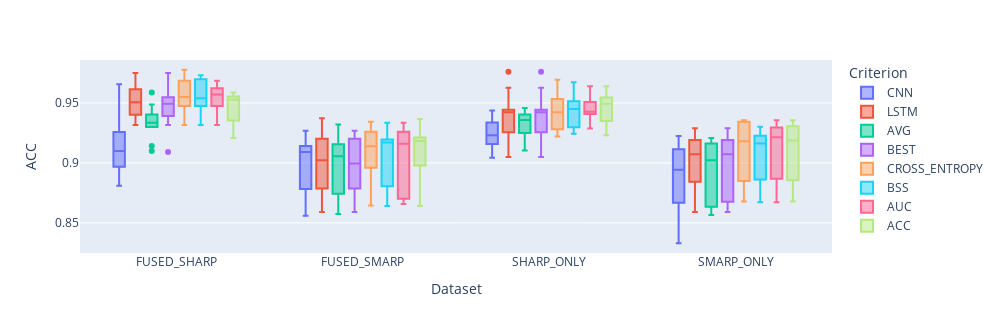

The notebook cell this image was saved under:
### Markdown cell above
### Figure 8, 9

### Code cell
fig.write_image('poster/stacking.png')
fig

### Figure 1 — Plotly figure (JSON) as saved in the notebook; plotly's stock layout.template omitted (floating-point values rounded to 4 significant figures)
{"data": [{"alignmentgroup": "True", "hovertemplate": "Criterion=CNN<br>Dataset=%{x}<br>ACC=%{y}<extra></extra>", "legendgroup": "CNN", "marker": {"color": "#636efa"}, "name": "CNN", "notched": false, "offsetgroup": "CNN", "orientation": "v", "showlegend": true, "type": "box", "x": ["FUSED_SHARP", "FUSED_SHARP", "FUSED_SHARP", "FUSED_SHARP", "FUSED_SHARP", "FUSED_SHARP", "FUSED_SHARP", "FUSED_SHARP", "FUSED_SHARP", "FUSED_SHARP", "FUSED_SMARP", "FUSED_SMARP", "FUSED_SMARP", "FUSED_SMARP", "FUSED_SMARP", "FUSED_SMARP", "FUSED_SMARP", "FUSED_SMARP", "FUSED_SMARP", "FUSED_SMARP", "SHARP_ONLY", "SHARP_ONLY", "SHARP_ONLY", "SHARP_ONLY", "SHARP_ONLY", "SHARP_ONLY", "SHARP_ONLY", "SHARP_ONLY", "SHARP_ONLY", "SHARP_ONLY", "SMARP_ONLY", "SMARP_ONLY", "SMARP_ONLY", "SMARP_ONLY", "SMARP_ONLY", "SMARP_ONLY", "SMARP_ONLY", "SMARP_ONLY", "SMARP_ONLY", "SMARP_ONLY"], "x0": " ", "xaxis": "x", "y": [0.9232, 0.8935, 0.9259, 0.8809, 0.9106, 0.9491, 0.9039, 0.9657, 0.9091, 0.8967, 0.9081, 0.9116, 0.91, 0.9141, 0.9207, 0.8559, 0.8783, 0.87, 0.9267, 0.901, 0.9183, 0.9157, 0.9061, 0.9043, 0.9338, 0.9437, 0.9363, 0.9321, 0.9207, 0.9252, 0.8677, 0.9224, 0.9177, 0.9081, 0.8854, 0.8668, 0.8541, 0.8329, 0.9033, 0.9114], "y0": " ", "yaxis": "y"}, {"alignmentgroup": "True", "hovertemplate": "Criterion=LSTM<br>Dataset=%{x}<br>ACC=%{y}<extra></extra>", "legendgroup": "LSTM", "marker": {"color": "#EF553B"}, "name": "LSTM", "notched": false, "offsetgroup": "LSTM", "orientation": "v", "showlegend": true, "type": "box", "x": ["FUSED_SHARP", "FUSED_SHARP", "FUSED_SHARP", "FUSED_SHARP", "FUSED_SHARP", "FUSED_SHARP", "FUSED_SHARP", "FUSED_SHARP", "FUSED_SHARP", "FUSED_SHARP", "FUSED_SMARP", "FUSED_SMARP", "FUSED_SMARP", "FUSED_SMARP", "FUSED_SMARP", "FUSED_SMARP", "FUSED_SMARP", "FUSED_SMARP", "FUSED_SMARP", "FUSED_SMARP", "SHARP_ONLY", "SHARP_ONLY", "SHARP_ONLY", "SHARP_ONLY", "SHARP_ONLY", "SHARP_ONLY", "SHARP_ONLY", "SHARP_ONLY", "SHARP_ONLY", "SHARP_ONLY", "SMARP_ONLY", "SMARP_ONLY", "SMARP_ONLY", "SMARP_ONLY", "SMARP_ONLY", "SMARP_ONLY", "SMARP_ONLY", "SMARP_ONLY", "SMARP_ONLY", "SMARP_ONLY"], "x0": " ", "xaxis": "x", "y": [0.9402, 0.975, 0.9547, 0.939, 0.9495, 0.9484, 0.9614, 0.9516, 0.9697, 0.9316, 0.898, 0.9201, 0.9212, 0.9158, 0.8942, 0.8591, 0.8678, 0.8787, 0.9373, 0.9066, 0.9049, 0.9759, 0.944, 0.9165, 0.9429, 0.9257, 0.9443, 0.9415, 0.9627, 0.9302, 0.8963, 0.9192, 0.9206, 0.9119, 0.903, 0.86, 0.859, 0.8843, 0.929, 0.9114], "y0": " ", "yaxis": "y"}, {"alignmentgroup": "True", "hovertemplate": "Criterion=AVG<br>Dataset=%{x}<br>ACC=%{y}<extra></extra>", "legendgroup": "AVG", "marker": {"color": "#00cc96"}, "name": "AVG", "notched": false, "offsetgroup": "AVG", "orientation": "v", "showlegend": true, "type": "box", "x": ["FUSED_SHARP", "FUSED_SHARP", "FUSED_SHARP", "FUSED_SHARP", "FUSED_SHARP", "FUSED_SHARP", "FUSED_SHARP", "FUSED_SHARP", "FUSED_SHARP", "FUSED_SHARP", "FUSED_SMARP", "FUSED_SMARP", "FUSED_SMARP", "FUSED_SMARP", "FUSED_SMARP", "FUSED_SMARP", "FUSED_SMARP", "FUSED_SMARP", "FUSED_SMARP", "FUSED_SMARP", "SHARP_ONLY", "SHARP_ONLY", "SHARP_ONLY", "SHARP_ONLY", "SHARP_ONLY", "SHARP_ONLY", "SHARP_ONLY", "SHARP_ONLY", "SHARP_ONLY", "SHARP_ONLY", "SMARP_ONLY", "SMARP_ONLY", "SMARP_ONLY", "SMARP_ONLY", "SMARP_ONLY", "SMARP_ONLY", "SMARP_ONLY", "SMARP_ONLY", "SMARP_ONLY", "SMARP_ONLY"], "x0": " ", "xaxis": "x", "y": [0.9317, 0.9343, 0.9403, 0.9099, 0.93, 0.9487, 0.9327, 0.9587, 0.9394, 0.9142, 0.903, 0.9158, 0.9156, 0.9149, 0.9075, 0.8575, 0.8731, 0.8744, 0.932, 0.9038, 0.9116, 0.9458, 0.925, 0.9104, 0.9383, 0.9347, 0.9403, 0.9368, 0.9417, 0.9277, 0.882, 0.9208, 0.9191, 0.91, 0.8942, 0.8634, 0.8566, 0.8586, 0.9162, 0.9114], "y0": " ", "yaxis": "y"}, {"alignmentgroup": "True", "hovertemplate": "Criterion=BEST<br>Dataset=%{x}<br>ACC=%{y}<extra></extra>", "legendgroup": "BEST", "marker": {"color": "#ab63fa"}, "name": "BEST", "notched": false, "offsetgroup": "BEST", "orientation": "v", "showlegend": true, "type": "box", "x": ["FUSED_SHARP", "FUSED_SHARP", "FUSED_SHARP", "FUSED_SHARP", "FUSED_SHARP", "FUSED_SHARP", "FUSED_SHARP", "FUSED_SHARP", "FUSED_SHARP", "FUSED_SHARP", "FUSED_SMARP", "FUSED_SMARP", "FUSED_SMARP", "FUSED_SMARP", "FUSED_SMARP", "FUSED_SMARP", "FUSED_SMARP", "FUSED_SMARP", "FUSED_SMARP", "FUSED_SMARP", "SHARP_ONLY", "SHARP_ONLY", "SHARP_ONLY", "SHARP_ONLY", "SHARP_ONLY", "SHARP_ONLY", "SHARP_ONLY", "SHARP_ONLY", "SHARP_ONLY", "SHARP_ONLY", "SMARP_ONLY", "SMARP_ONLY", "SMARP_ONLY", "SMARP_ONLY", "SMARP_ONLY", "SMARP_ONLY", "SMARP_ONLY", "SMARP_ONLY", "SMARP_ONLY", "SMARP_ONLY"], "x0": " ", "xaxis": "x", "y": [0.9402, 0.975, 0.9547, 0.939, 0.9495, 0.9491, 0.9614, 0.9516, 0.9091, 0.9316, 0.898, 0.9201, 0.9212, 0.9141, 0.8942, 0.8591, 0.8678, 0.8787, 0.9267, 0.901, 0.9049, 0.9759, 0.944, 0.9165, 0.9429, 0.9257, 0.9443, 0.9415, 0.9627, 0.9302, 0.8677, 0.9192, 0.9206, 0.9119, 0.903, 0.8668, 0.859, 0.8843, 0.929, 0.9114], "y0": " ", "yaxis": "y"}, {"alignmentgroup": "True", "hovertemplate": "Criterion=CROSS_ENTROPY<br>Dataset=%{x}<br>ACC=%{y}<extra></extra>", "legendgroup": "CROSS_ENTROPY", "marker": {"color": "#FFA15A"}, "name": "CROSS_ENTROPY", "notched": false, "offsetgroup": "CROSS_ENTROPY", "orientation": "v", "showlegend": true, "type": "box", "x": ["FUSED_SHARP", "FUSED_SHARP", "FUSED_SHARP", "FUSED_SHARP", "FUSED_SHARP", "FUSED_SHARP", "FUSED_SHARP", "FUSED_SHARP", "FUSED_SHARP", "FUSED_SHARP", "FUSED_SMARP", "FUSED_SMARP", "FUSED_SMARP", "FUSED_SMARP", "FUSED_SMARP", "FUSED_SMARP", "FUSED_SMARP", "FUSED_SMARP", "FUSED_SMARP", "FUSED_SMARP", "SHARP_ONLY", "SHARP_ONLY", "SHARP_ONLY", "SHARP_ONLY", "SHARP_ONLY", "SHARP_ONLY", "SHARP_ONLY", "SHARP_ONLY", "SHARP_ONLY", "SHARP_ONLY", "SMARP_ONLY", "SMARP_ONLY", "SMARP_ONLY", "SMARP_ONLY", "SMARP_ONLY", "SMARP_ONLY", "SMARP_ONLY", "SMARP_ONLY", "SMARP_ONLY", "SMARP_ONLY"], "x0": " ", "xaxis": "x", "y": [0.9476, 0.9778, 0.9555, 0.9343, 0.9512, 0.9546, 0.9614, 0.9711, 0.9685, 0.9316, 0.9092, 0.9318, 0.9194, 0.9168, 0.9111, 0.869, 0.8645, 0.896, 0.9343, 0.9259, 0.922, 0.9694, 0.9283, 0.9259, 0.9445, 0.928, 0.9524, 0.9532, 0.9674, 0.9402, 0.9182, 0.9246, 0.9342, 0.9179, 0.9127, 0.8722, 0.8678, 0.8849, 0.9343, 0.9356], "y0": " ", "yaxis": "y"}, {"alignmentgroup": "True", "hovertemplate": "Criterion=BSS<br>Dataset=%{x}<br>ACC=%{y}<extra></extra>", "legendgroup": "BSS", "marker": {"color": "#19d3f3"}, "name": "BSS", "notched": false, "offsetgroup": "BSS", "orientation": "v", "showlegend": true, "type": "box", "x": ["FUSED_SHARP", "FUSED_SHARP", "FUSED_SHARP", "FUSED_SHARP", "FUSED_SHARP", "FUSED_SHARP", "FUSED_SHARP", "FUSED_SHARP", "FUSED_SHARP", "FUSED_SHARP", "FUSED_SMARP", "FUSED_SMARP", "FUSED_SMARP", "FUSED_SMARP", "FUSED_SMARP", "FUSED_SMARP", "FUSED_SMARP", "FUSED_SMARP", "FUSED_SMARP", "FUSED_SMARP", "SHARP_ONLY", "SHARP_ONLY", "SHARP_ONLY", "SHARP_ONLY", "SHARP_ONLY", "SHARP_ONLY", "SHARP_ONLY", "SHARP_ONLY", "SHARP_ONLY", "SHARP_ONLY", "SMARP_ONLY", "SMARP_ONLY", "SMARP_ONLY", "SMARP_ONLY", "SMARP_ONLY", "SMARP_ONLY", "SMARP_ONLY", "SMARP_ONLY", "SMARP_ONLY", "SMARP_ONLY"], "x0": " ", "xaxis": "x", "y": [0.9476, 0.9731, 0.9539, 0.9334, 0.9512, 0.9538, 0.9632, 0.9727, 0.9697, 0.9316, 0.9176, 0.9201, 0.9177, 0.9163, 0.9111, 0.864, 0.8662, 0.8806, 0.9335, 0.9195, 0.9244, 0.9472, 0.9259, 0.9296, 0.9429, 0.9499, 0.9515, 0.954, 0.9674, 0.9416, 0.9187, 0.921, 0.9301, 0.9136, 0.9111, 0.8677, 0.8673, 0.8861, 0.9252, 0.9227], "y0": " ", "yaxis": "y"}, {"alignmentgroup": "True", "hovertemplate": "Criterion=AUC<br>Dataset=%{x}<br>ACC=%{y}<extra></extra>", "legendgroup": "AUC", "marker": {"color": "#FF6692"}, "name": "AUC", "notched": false, "offsetgroup": "AUC", "orientation": "v", "showlegend": true, "type": "box", "x": ["FUSED_SHARP", "FUSED_SHARP", "FUSED_SHARP", "FUSED_SHARP", "FUSED_SHARP", "FUSED_SHARP", "FUSED_SHARP", "FUSED_SHARP", "FUSED_SHARP", "FUSED_SHARP", "FUSED_SMARP", "FUSED_SMARP", "FUSED_SMARP", "FUSED_SMARP", "FUSED_SMARP", "FUSED_SMARP", "FUSED_SMARP", "FUSED_SMARP", "FUSED_SMARP", "FUSED_SMARP", "SHARP_ONLY", "SHARP_ONLY", "SHARP_ONLY", "SHARP_ONLY", "SHARP_ONLY", "SHARP_ONLY", "SHARP_ONLY", "SHARP_ONLY", "SHARP_ONLY", "SHARP_ONLY", "SMARP_ONLY", "SMARP_ONLY", "SMARP_ONLY", "SMARP_ONLY", "SMARP_ONLY", "SMARP_ONLY", "SMARP_ONLY", "SMARP_ONLY", "SMARP_ONLY", "SMARP_ONLY"], "x0": " ", "xaxis": "x", "y": [0.9476, 0.9537, 0.9547, 0.9362, 0.9594, 0.9609, 0.9623, 0.9626, 0.9685, 0.9316, 0.9092, 0.9259, 0.9177, 0.919, 0.9143, 0.8672, 0.8656, 0.87, 0.9335, 0.9275, 0.9305, 0.9426, 0.9407, 0.9287, 0.9429, 0.9437, 0.956, 0.9509, 0.9639, 0.9416, 0.9182, 0.9246, 0.9295, 0.9245, 0.9103, 0.8735, 0.8673, 0.8868, 0.9305, 0.9356], "y0": " ", "yaxis": "y"}, {"alignmentgroup": "True", "hovertemplate": "Criterion=ACC<br>Dataset=%{x}<br>ACC=%{y}<extra></extra>", "legendgroup": "ACC", "marker": {"color": "#B6E880"}, "name": "ACC", "notched": false, "offsetgroup": "ACC", "orientation": "v", "showlegend": true, "type": "box", "x": ["FUSED_SHARP", "FUSED_SHARP", "FUSED_SHARP", "FUSED_SHARP", "FUSED_SHARP", "FUSED_SHARP", "FUSED_SHARP", "FUSED_SHARP", "FUSED_SHARP", "FUSED_SHARP", "FUSED_SMARP", "FUSED_SMARP", "FUSED_SMARP", "FUSED_SMARP", "FUSED_SMARP", "FUSED_SMARP", "FUSED_SMARP", "FUSED_SMARP", "FUSED_SMARP", "FUSED_SMARP", "SHARP_ONLY", "SHARP_ONLY", "SHARP_ONLY", "SHARP_ONLY", "SHARP_ONLY", "SHARP_ONLY", "SHARP_ONLY", "SHARP_ONLY", "SHARP_ONLY", "SHARP_ONLY", "SMARP_ONLY", "SMARP_ONLY", "SMARP_ONLY", "SMARP_ONLY", "SMARP_ONLY", "SMARP_ONLY", "SMARP_ONLY", "SMARP_ONLY", "SMARP_ONLY", "SMARP_ONLY"], "x0": " ", "xaxis": "x", "y": [0.9524, 0.9528, 0.9539, 0.9353, 0.957, 0.9554, 0.9488, 0.9587, 0.9207, 0.9323, 0.9176, 0.9206, 0.9212, 0.919, 0.9287, 0.864, 0.8651, 0.8979, 0.9366, 0.9147, 0.9232, 0.9472, 0.9349, 0.9287, 0.9545, 0.9515, 0.956, 0.9532, 0.9639, 0.9373, 0.9182, 0.9192, 0.9348, 0.9234, 0.9046, 0.8695, 0.8678, 0.8855, 0.9305, 0.9356], "y0": " ", "yaxis": "y"}], "layout": {"boxmode": "group", "height": 333.3, "legend": {"title": {"text": "Criterion"}, "tracegroupgap": 0}, "margin": {"t": 60}, "width": 1000, "xaxis": {"anchor": "y", "autorange": true, "domain": [0, 1], "range": [-0.5163, 3.516], "title": {"text": "Dataset"}, "type": "category"}, "yaxis": {"anchor": "x", "autorange": true, "domain": [0, 1], "range": [0.8249, 0.9858], "title": {"text": "ACC"}, "type": "linear"}}}
